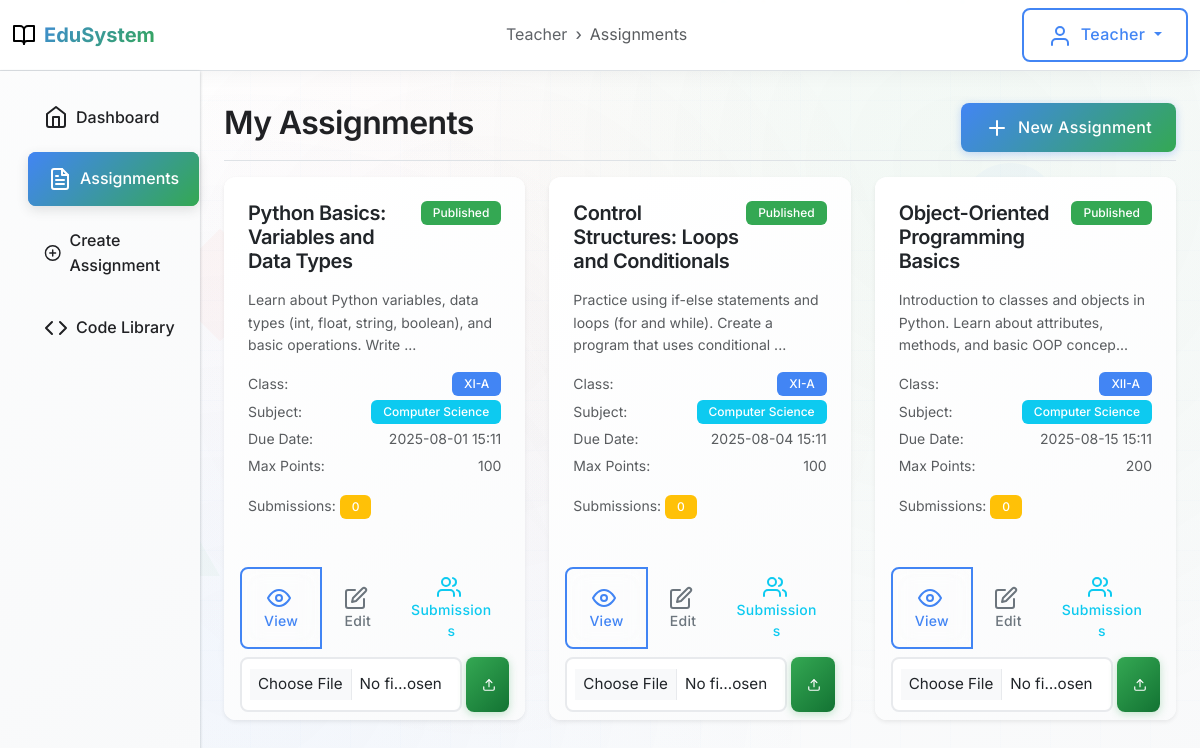
/teacher/assignments (signed in), run on the app's committed database.
### models.py (models this page shows)
class User(UserMixin, db.Model):
    id = db.Column(db.Integer, primary_key=True)
    username = db.Column(db.String(64), unique=True, nullable=False)
    email = db.Column(db.String(120), unique=True, nullable=False)
    password_hash = db.Column(db.String(256), nullable=False)
    role = db.Column(db.String(20), nullable=False, default='student')  # admin, teacher, student
    full_name = db.Column(db.String(100), nullable=False)
    created_at = db.Column(db.DateTime, default=func.now())
    taught_classes = db.relationship('Class', backref='teacher', lazy=True)
    student_classes = db.relationship('StudentClass', backref='student', lazy=True)
    submissions = db.relationship('Submission', backref='student', lazy=True)

class Assignment(db.Model):
    id = db.Column(db.Integer, primary_key=True)
    title = db.Column(db.String(200), nullable=False)
    description = db.Column(db.Text, nullable=False)
    subject_id = db.Column(db.Integer, db.ForeignKey('subject.id'), nullable=False)
    class_id = db.Column(db.Integer, db.ForeignKey('class.id'), nullable=False)
    teacher_id = db.Column(db.Integer, db.ForeignKey('user.id'), nullable=False)
    starter_code = db.Column(db.Text, default='# Write your Python code here\n')
    expected_output = db.Column(db.Text)
    test_cases = db.Column(db.Text)  # JSON string of test cases
    due_date = db.Column(db.DateTime)
    max_points = db.Column(db.Integer, default=100)
    is_published = db.Column(db.Boolean, default=False)
    created_at = db.Column(db.DateTime, default=func.now())
    submissions = db.relationship('Submission', backref='assignment', lazy=True)
    teacher = db.relationship('User', backref='created_assignments', lazy=True)
    resources = db.relationship('AssignmentResource', backref='assignment', lazy=True, cascade='all, delete-orphan')

class Class(db.Model):
    id = db.Column(db.Integer, primary_key=True)
    name = db.Column(db.String(100), nullable=False)  # e.g., "XI-A", "XII-B"
    grade = db.Column(db.String(10), nullable=False)  # "XI" or "XII"
    section = db.Column(db.String(10), nullable=False)  # "A", "B", etc.
    teacher_id = db.Column(db.Integer, db.ForeignKey('user.id'), nullable=True)
    created_at = db.Column(db.DateTime, default=func.now())
    students = db.relationship('StudentClass', backref='class_obj', lazy=True)
    assignments = db.relationship('Assignment', backref='class_obj', lazy=True)

class Subject(db.Model):
    id = db.Column(db.Integer, primary_key=True)
    name = db.Column(db.String(100), nullable=False)  # Computer Science, Mathematics, etc.
    code = db.Column(db.String(20), nullable=False)  # CS, MATH, etc.
    grade = db.Column(db.String(10), nullable=False)  # "XI" or "XII"
    assignments = db.relationship('Assignment', backref='subject', lazy=True)

### routes.py (the view)
@app.route('/teacher/assignments')
@requires_role('teacher')
def teacher_assignments():
    user = User.query.get(session['user_id'])
    assignments = Assignment.query.filter_by(teacher_id=user.id).all()
    return render_template('teacher/assignments.html', assignments=assignments)

### utils.py (called while the page is built)
def requires_role(role):
    def decorator(f):
        @wraps(f)
        def decorated_function(*args, **kwargs):
            if 'user_id' not in session:
                flash('Please log in to access this page', 'error')
                return redirect(url_for('login'))
            if session.get('user_role') != role:
                flash('Access denied', 'error')
                return redirect(url_for('index'))
            return f(*args, **kwargs)
        return decorated_function
    return decorator

def format_datetime(dt):
    if dt:
        return dt.strftime('%Y-%m-%d %H:%M')
    return 'N/A'

@app.template_filter('datetime')
def datetime_filter(dt):
    return format_datetime(dt)

### templates/teacher/assignments.html (shortened to what this page needs)
{% extends "base.html" %}
{% block breadcrumbs %}
<li class="breadcrumb-item"><a href="{{ url_for('teacher_dashboard') }}">Teacher</a></li>
<li class="breadcrumb-item active">Assignments</li>
{% endblock %}
{% block sidebar %}
<ul class="nav flex-column">
    <li class="nav-item">
        <a class="nav-link" href="{{ url_for('teacher_dashboard') }}">
            <i data-feather="home" class="me-2"></i>
            Dashboard
        </a>
    </li>
    <li class="nav-item">
        <a class="nav-link active" href="{{ url_for('teacher_assignments') }}">
            <i data-feather="file-text" class="me-2"></i>
            Assignments
        </a>
    </li>
    <li class="nav-item">
        <a class="nav-link" href="{{ url_for('create_assignment') }}">
            <i data-feather="plus-circle" class="me-2"></i>
            Create Assignment
        </a>
    </li>
    <li class="nav-item">
        <a class="nav-link" href="{{ url_for('code_snippets') }}">
            <i data-feather="code" class="me-2"></i>
            Code Library
        </a>
    </li>
</ul>
{% endblock %}
{% block content %}
<div class="d-flex justify-content-between flex-wrap flex-md-nowrap align-items-center pt-3 pb-2 mb-3 border-bottom">
    <h1 class="h2">My Assignments</h1>
    <div class="btn-toolbar mb-2 mb-md-0">
        <a href="{{ url_for('create_assignment') }}" class="btn btn-primary">
            <i data-feather="plus" class="me-1"></i>
            New Assignment
        </a>
    </div>
</div>
{% if assignments %}
<div class="row">
    {% for assignment in assignments %}
    <div class="col-lg-6 col-xl-4 mb-4">
        <div class="card border-0 shadow-sm h-100">
            <div class="card-body">
                <div class="d-flex justify-content-between align-items-start mb-2">
                    <h5 class="card-title">{{ assignment.title }}</h5>
                    <span class="badge bg-{{ 'success' if assignment.is_published else 'secondary' }}">
                        {{ 'Published' if assignment.is_published else 'Draft' }}
                    </span>
                </div>
                <p class="card-text text-muted small">{{ assignment.description[:100] }}{% if assignment.description|length > 100 %}...{% endif %}</p>
                <div class="mb-3">
                    <div class="d-flex justify-content-between align-items-center mb-1">
                        <small class="text-muted">Class:</small>
                        <span class="badge bg-primary">{{ assignment.class_obj.name }}</span>
                    </div>
                    <div class="d-flex justify-content-between align-items-center mb-1">
                        <small class="text-muted">Subject:</small>
                        <span class="badge bg-info">{{ assignment.subject.name }}</span>
                    </div>
                    <div class="d-flex justify-content-between align-items-center mb-1">
                        <small class="text-muted">Due Date:</small>
                        <small class="text-muted">{{ assignment.due_date|datetime if assignment.due_date else 'No due date' }}</small>
                    </div>
                    <div class="d-flex justify-content-between align-items-center">
                        <small class="text-muted">Max Points:</small>
                        <small class="text-muted">{{ assignment.max_points }}</small>
                    </div>
                </div>
                <div class="mb-3">
                    <small class="text-muted">Submissions: </small>
                    <span class="badge bg-warning">{{ assignment.submissions|length }}</span>
                </div>
            </div>
            <div class="card-footer bg-transparent border-top-0">
                <div class="btn-group w-100 mb-2">
                    <button class="btn btn-outline-primary btn-sm">
                        <i data-feather="eye" class="me-1"></i>
                        View
                    </button>
                    <button class="btn btn-outline-secondary btn-sm">
                        <i data-feather="edit" class="me-1"></i>
                        Edit
                    </button>
                    <button class="btn btn-outline-info btn-sm">
                        <i data-feather="users" class="me-1"></i>
                        Submissions
                    </button>
                </div>
                <form method="POST" action="{{ url_for('upload_assignment_resource', assignment_id=assignment.id) }}"
                      enctype="multipart/form-data" class="d-flex gap-1">
                    <input type="file" class="form-control form-control-sm" name="file"
                           accept=".txt,.pdf,.png,.jpg,.jpeg,.gif,.doc,.docx,.py,.html,.css,.js,.json">
                    <button type="submit" class="btn btn-success btn-sm">
                        <i data-feather="upload" width="14"></i>
                    </button>
                </form>
            </div>
        </div>
    </div>
    {% endfor %}
</div>
{% endif %}
{% endblock %}

### templates/base.html (shortened to what this page needs)
<!DOCTYPE html>
<html lang="en">
<head>
    <link href="https://cdn.jsdelivr.net/npm/bootstrap@5.3.0/dist/css/bootstrap.min.css" rel="stylesheet">
    <link rel="stylesheet" href="{{ url_for('static', filename='css/style.css') }}">
</head>
<body>
    <div class="background-particles">
    </div>
    <div class="background-shapes">
        <div class="shape shape-square"></div>
    </div>
    {% if session.user_id %}
    <nav class="navbar navbar-expand-lg navbar-light bg-white border-bottom">
        <div class="container-fluid">
            <a class="navbar-brand d-flex align-items-center" href="{{ url_for('index') }}">
                <i data-feather="book-open" class="me-2"></i>
                <span class="fw-bold text-primary">EduSystem</span>
            </a>
            <nav aria-label="breadcrumb" class="d-none d-md-block">
                <ol class="breadcrumb mb-0">
                    {% block breadcrumbs %}{% endblock %}
                </ol>
            </nav>
            <div class="dropdown">
                <button class="btn btn-outline-primary dropdown-toggle" type="button" data-bs-toggle="dropdown">
                    <i data-feather="user" class="me-1"></i>
                    {{ session.user_role|title }}
                </button>
            </div>
        </div>
    </nav>
    {% endif %}
    <div class="container-fluid">
        <div class="row">
            {% if session.user_id %}
            <nav class="col-md-3 col-lg-2 d-md-block bg-light sidebar collapse">
                <div class="position-sticky pt-3">
                    {% block sidebar %}{% endblock %}
                </div>
            </nav>
            {% endif %}
            <main class="col-md-9 ms-sm-auto col-lg-10 px-md-4">
                {% if session.user_id %}
                <div class="py-3">
                {% endif %}
                {% block content %}{% endblock %}
                {% if session.user_id %}
                </div>
                {% endif %}
            </main>
        </div>
    </div>
</body>
</html>

### data on the page
User: user_role "Teacher"
Assignment: title "Python Basics: Variables and Data Types", is_published "Published", description "Learn about Python variables, data types (int, float, string, boolean), and basic operations. Write", class_obj.name "XI-A", subject.name "Computer Science", due_date "2025-08-01 15:11", max_points "100", submissions|length "0"
Assignment: title "Control Structures: Loops and Conditionals", is_published "Published", description "Practice using if-else statements and loops (for and while). Create a program that uses conditional", class_obj.name "XI-A", subject.name "Computer Science", due_date "2025-08-04 15:11", max_points "100", submissions|length "0"
Assignment: title "Object-Oriented Programming Basics", is_published "Published", description "Introduction to classes and objects in Python. Learn about attributes, methods, and basic OOP concep", class_obj.name "XII-A", subject.name "Computer Science", due_date "2025-08-15 15:11", max_points "200", submissions|length "0"
